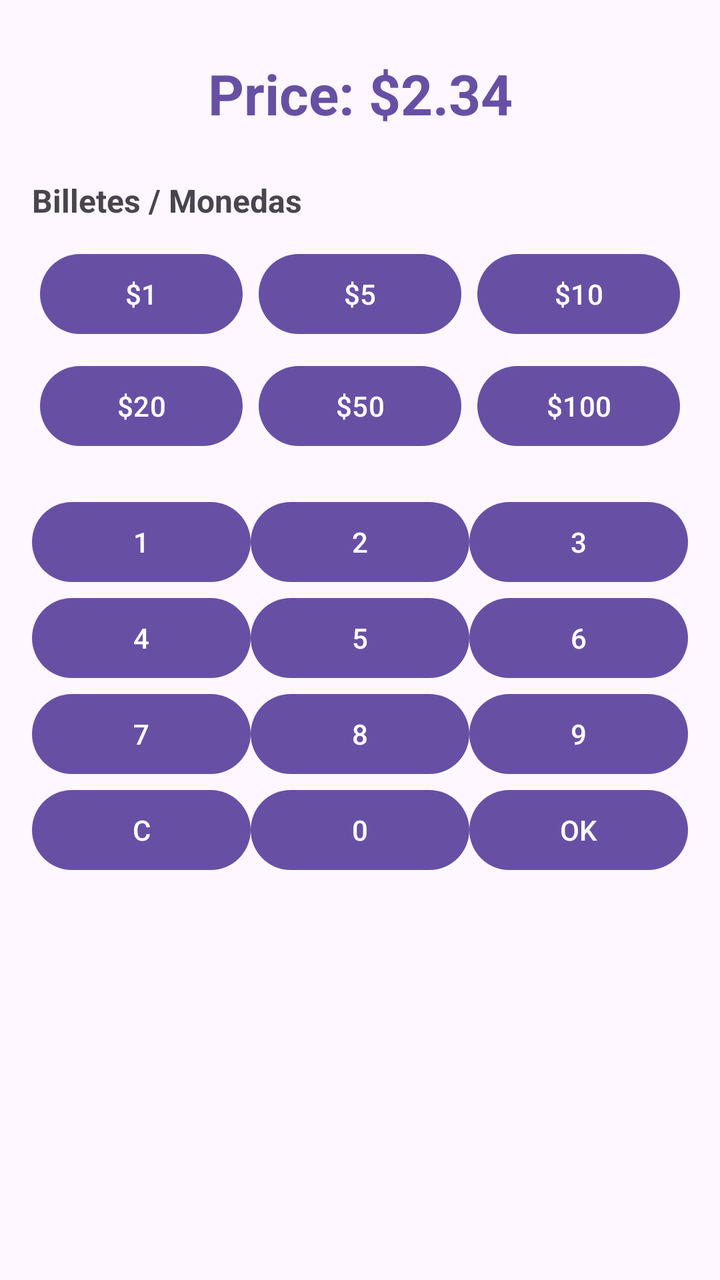
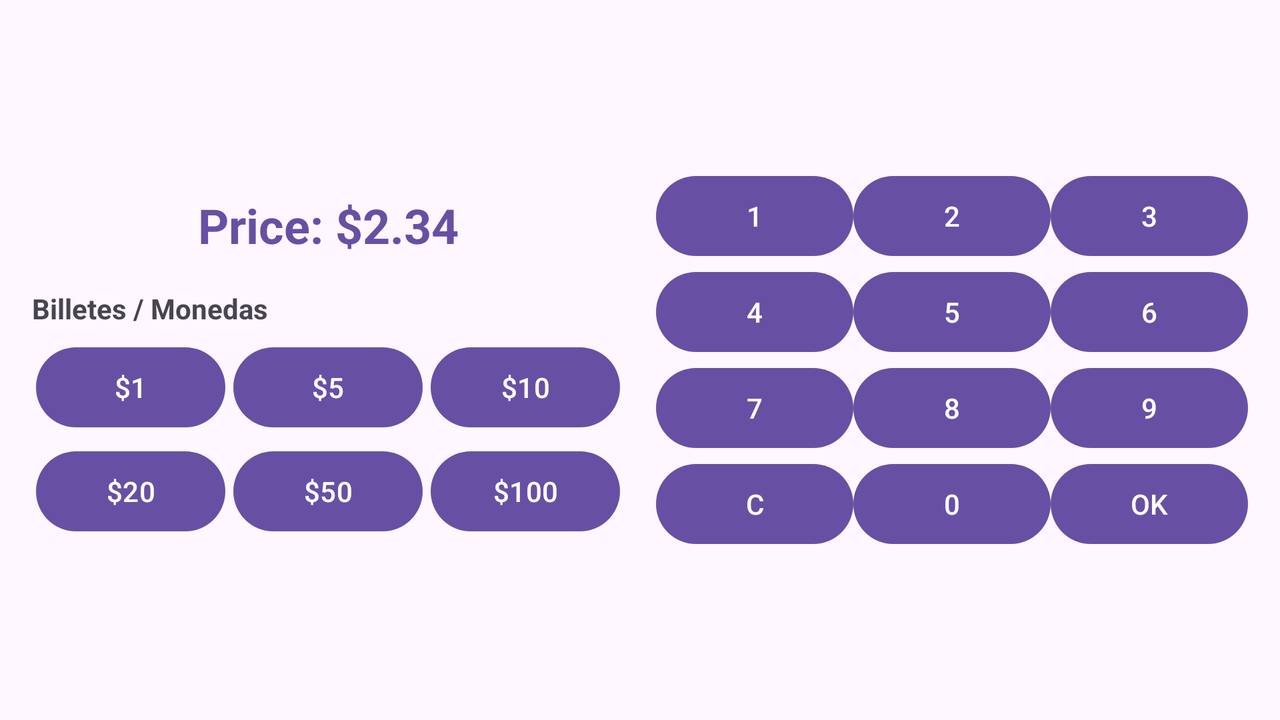

An Android layout and its configuration variant, each rendered on a device that would load it. The default file and the variant file are quoted in full after the pictures.
<!-- AndroidManifest.xml: application theme Theme.AndroidRecursosYEstilos -->
<!-- res/layout/activity_main2.xml -->
<?xml version="1.0" encoding="utf-8"?>
<LinearLayout xmlns:android="http://schemas.android.com/apk/res/android"
    android:id="@+id/main"
    android:layout_width="match_parent"
    android:layout_height="match_parent"
    android:orientation="vertical"
    android:padding="16dp">

    
    <TextView
        android:id="@+id/tvPrice"
        android:layout_width="match_parent"
        android:layout_height="wrap_content"
        android:gravity="center"
        android:padding="12dp"
        android:text="@string/price_label"
        android:textColor="?attr/colorPrimary"
        android:textSize="28sp"
        android:textStyle="bold" />

    
    <TextView
        android:layout_width="wrap_content"
        android:layout_height="wrap_content"
        android:layout_marginTop="12dp"
        android:layout_marginBottom="8dp"
        android:text="@string/bills_title"
        android:textSize="16sp"
        android:textStyle="bold" />

    <GridLayout
        android:layout_width="match_parent"
        android:layout_height="wrap_content"
        android:columnCount="3"
        android:rowCount="2">

        <Button
            android:layout_width="0dp"
            android:layout_height="wrap_content"
            android:layout_columnWeight="1"
            android:layout_margin="4dp"
            android:text="@string/bill_1" />

        <Button
            android:layout_width="0dp"
            android:layout_height="wrap_content"
            android:layout_columnWeight="1"
            android:layout_margin="4dp"
            android:text="@string/bill_5" />

        <Button
            android:layout_width="0dp"
            android:layout_height="wrap_content"
            android:layout_columnWeight="1"
            android:layout_margin="4dp"
            android:text="@string/bill_10" />

        <Button
            android:layout_width="0dp"
            android:layout_height="wrap_content"
            android:layout_columnWeight="1"
            android:layout_margin="4dp"
            android:text="@string/bill_20" />

        <Button
            android:layout_width="0dp"
            android:layout_height="wrap_content"
            android:layout_columnWeight="1"
            android:layout_margin="4dp"
            android:text="@string/bill_50" />

        <Button
            android:layout_width="0dp"
            android:layout_height="wrap_content"
            android:layout_columnWeight="1"
            android:layout_margin="4dp"
            android:text="@string/bill_100" />
    </GridLayout>

    
    <TableLayout
        android:layout_width="match_parent"
        android:layout_height="wrap_content"
        android:layout_marginTop="16dp"
        android:stretchColumns="*">

        <TableRow>
            <Button android:text="@string/num_1" />
            <Button android:text="@string/num_2" />
            <Button android:text="@string/num_3" />
        </TableRow>

        <TableRow>
            <Button android:text="@string/num_4" />
            <Button android:text="@string/num_5" />
            <Button android:text="@string/num_6" />
        </TableRow>

        <TableRow>
            <Button android:text="@string/num_7" />
            <Button android:text="@string/num_8" />
            <Button android:text="@string/num_9" />
        </TableRow>

        <TableRow>
            <Button android:text="@string/btn_clear" />
            <Button android:text="@string/num_0" />
            <Button android:text="@string/btn_ok" />
        </TableRow>
    </TableLayout>

</LinearLayout>
<!-- resources referenced by this layout -->
<resources>
  <string name="bill_1">$1</string>
  <string name="bill_10">$10</string>
  <string name="bill_100">$100</string>
  <string name="bill_20">$20</string>
  <string name="bill_5">$5</string>
  <string name="bill_50">$50</string>
  <string name="bills_title">Billetes / Monedas</string>
  <string name="btn_clear">C</string>
  <string name="btn_ok">OK</string>
  <string name="num_0">0</string>
  <string name="num_1">1</string>
  <string name="num_2">2</string>
  <string name="num_3">3</string>
  <string name="num_4">4</string>
  <string name="num_5">5</string>
  <string name="num_6">6</string>
  <string name="num_7">7</string>
  <string name="num_8">8</string>
  <string name="num_9">9</string>
  <string name="price_label">Price: $2.34</string>
  <style name="Theme.AndroidRecursosYEstilos" parent="Base.Theme.AndroidRecursosYEstilos" />
  <style name="Base.Theme.AndroidRecursosYEstilos" parent="Theme.Material3.DayNight.NoActionBar">
          
          
      </style>
</resources>
<!-- res/layout-land/activity_main2.xml (the repository's variant of the layout above) -->
<!-- drawn on the phone turned sideways -->
<?xml version="1.0" encoding="utf-8"?>
<LinearLayout xmlns:android="http://schemas.android.com/apk/res/android"
    android:id="@+id/main"
    android:layout_width="match_parent"
    android:layout_height="match_parent"
    android:baselineAligned="false"
    android:gravity="center_vertical"
    android:orientation="horizontal"
    android:padding="12dp">

    
    <LinearLayout
        android:layout_width="0dp"
        android:layout_height="wrap_content"
        android:layout_weight="1"
        android:orientation="vertical"
        android:paddingStart="4dp"
        android:paddingEnd="8dp">

        <TextView
            android:id="@+id/tvPrice"
            android:layout_width="match_parent"
            android:layout_height="wrap_content"
            android:gravity="center"
            android:padding="8dp"
            android:text="@string/price_label"
            android:textColor="?attr/colorPrimary"
            android:textSize="24sp"
            android:textStyle="bold" />

        <TextView
            android:layout_width="wrap_content"
            android:layout_height="wrap_content"
            android:layout_marginTop="8dp"
            android:layout_marginBottom="4dp"
            android:text="@string/bills_title"
            android:textSize="14sp"
            android:textStyle="bold" />

        <GridLayout
            android:layout_width="match_parent"
            android:layout_height="wrap_content"
            android:columnCount="3"
            android:rowCount="2">

            <Button
                android:layout_width="0dp"
                android:layout_height="wrap_content"
                android:layout_columnWeight="1"
                android:layout_margin="2dp"
                android:text="@string/bill_1" />

            <Button
                android:layout_width="0dp"
                android:layout_height="wrap_content"
                android:layout_columnWeight="1"
                android:layout_margin="2dp"
                android:text="@string/bill_5" />

            <Button
                android:layout_width="0dp"
                android:layout_height="wrap_content"
                android:layout_columnWeight="1"
                android:layout_margin="2dp"
                android:text="@string/bill_10" />

            <Button
                android:layout_width="0dp"
                android:layout_height="wrap_content"
                android:layout_columnWeight="1"
                android:layout_margin="2dp"
                android:text="@string/bill_20" />

            <Button
                android:layout_width="0dp"
                android:layout_height="wrap_content"
                android:layout_columnWeight="1"
                android:layout_margin="2dp"
                android:text="@string/bill_50" />

            <Button
                android:layout_width="0dp"
                android:layout_height="wrap_content"
                android:layout_columnWeight="1"
                android:layout_margin="2dp"
                android:text="@string/bill_100" />
        </GridLayout>
    </LinearLayout>

    
    <TableLayout
        android:layout_width="0dp"
        android:layout_height="wrap_content"
        android:layout_weight="1"
        android:paddingStart="8dp"
        android:paddingEnd="4dp"
        android:stretchColumns="*">

        <TableRow>
            <Button android:text="@string/num_1" />
            <Button android:text="@string/num_2" />
            <Button android:text="@string/num_3" />
        </TableRow>

        <TableRow>
            <Button android:text="@string/num_4" />
            <Button android:text="@string/num_5" />
            <Button android:text="@string/num_6" />
        </TableRow>

        <TableRow>
            <Button android:text="@string/num_7" />
            <Button android:text="@string/num_8" />
            <Button android:text="@string/num_9" />
        </TableRow>

        <TableRow>
            <Button android:text="@string/btn_clear" />
            <Button android:text="@string/num_0" />
            <Button android:text="@string/btn_ok" />
        </TableRow>
    </TableLayout>

</LinearLayout>
